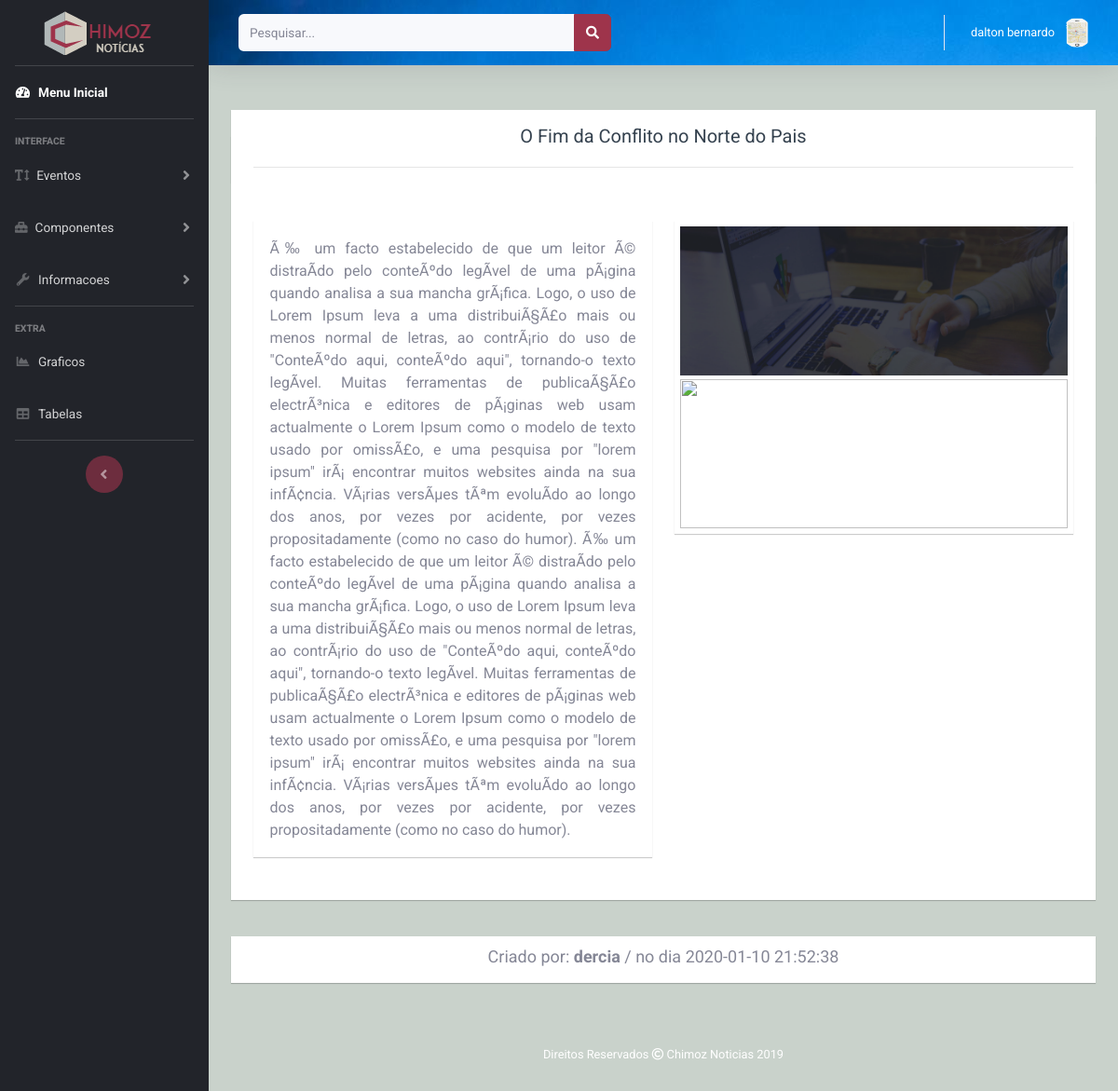
The app's page /Eventos/visualizar/26 (signed in) with its own data.
### tables this page shows
CREATE TABLE `eventos` (
  `id` int(11) NOT NULL,
  `usuario_id` int(11) NOT NULL,
  `titulo` varchar(255) NOT NULL,
  `cat` varchar(250) NOT NULL,
  `data` varchar(250) NOT NULL,
  `img1` varchar(250) NOT NULL,
  `img2` varchar(250) NOT NULL,
  `corpo` text NOT NULL,
  `data_criacao` datetime NOT NULL DEFAULT current_timestamp()
);

CREATE TABLE `usuario` (
  `id` int(11) NOT NULL,
  `nome` varchar(30) NOT NULL,
  `apelido` varchar(30) NOT NULL,
  `email` varchar(60) NOT NULL,
  `password` text NOT NULL,
  `data_criacao` datetime NOT NULL DEFAULT current_timestamp()
);

### app/controllers/Eventos.php (called while the page is built, shortened)
<?php
class Eventos extends Controller {
    public function __construct(){
        $this->postModel = $this->model('Evento');
        $this->userModel = $this->model('Usuario');
    }
    public function visualizar($id){
        $evento = $this->postModel->pegaEventoId($id);
        $usuario = $this->userModel->pegaUsuarioId($evento->usuario_id);
        $dados = [
            'evento' => $evento,
            'usuario' => $usuario
        ];
        $this->view('eventos/visualizar', $dados);
    }
}

### app/libraries/Core.php (called while the page is built, shortened)
<?php
  class Core {
        protected $currentMethod = 'index';
        public function __construct(){
            $url = $this->getUrl();
            if(file_exists('../app/controllers/' . ucwords($url[0]). '.php')){
                unset($url[0]);
            }
            $this->currentController = new $this->currentController;
            if(isset($url[1])){
                if(method_exists($this->currentController, $url[1])){
                  $this->currentMethod = $url[1];
                  unset($url[1]);
                }
            }
            $this->params = $url ? array_values($url) : [];
            call_user_func_array([$this->currentController, $this->currentMethod], $this->params);
        }
        public function getUrl(){
            if(isset($_GET['url'])){
                $url = rtrim($_GET['url'], '/');
                $url = filter_var($url, FILTER_SANITIZE_URL);
                $url = explode('/', $url);
                return $url;
            }
        }
  }

### public/index.php (called while the page is built, shortened)
<?php
  $init = new Core;

### app/libraries/Database.php (called while the page is built, shortened)
<?php
  class Database {
      private $host = DB_HOST;
      private $user = DB_USER;
      private $pass = DB_PASS;
      private $dbnome = DB_NAME;
      private $dbhelper;
      private $statemet;
      public function __construct(){
          $dsn = 'mysql:host=' . $this->host . ';dbname=' . $this->dbnome;
          $opcao = array(
            PDO::ATTR_PERSISTENT => true,
            PDO::ATTR_ERRMODE => PDO::ERRMODE_EXCEPTION
          );
          try{
              $this->dbhelper = new PDO($dsn, $this->user, $this->pass, $opcao);
          }
          catch(PDOException $erro){
              $this->error = $erro->getMessage();
              echo $this->error;
          }
      }
      public function query($sql){
          $this->statemet = $this->dbhelper->prepare($sql);
      }
      public function bind($param, $value, $tipo = null){
          if(is_null($tipo)){
              switch(true){
                  default:
                      $tipo = PDO::PARAM_STR;
              }
          }
         $this->statemet->bindValue($param, $value, $tipo);
      }
      public function execute(){
          return $this->statemet->execute();
      }
      public function unico(){
          $this->execute();
          return $this->statemet->fetch(PDO::FETCH_OBJ);
      }
  }

### app/models/Evento.php (called while the page is built, shortened)
<?php
class Evento{
    private $db;
    public function __construct(){
        $this->db = new Database;
    }
    public function pegaEventoId($id){
        $this->db->query('SELECT * FROM eventos WHERE id = :id');
        $this->db->bind(':id', $id);
        $row = $this->db->unico();
        return $row;
    }
}

### app/models/Usuario.php (called while the page is built, shortened)
<?php
class Usuario{
    private $db;
    public function __construct(){
        $this->db = new Database;
    }
    public function pegaUsuarioId($id){
        $this->db->query('SELECT * FROM usuario WHERE id = :id');
        $this->db->bind(':id', $id);
        $row = $this->db->unico();
        return $row;
    }
}

### app/views/eventos/visualizar.php (the view, shortened to what this page needs)
<?php
    require APPROOT . '/views/inc/header.php';
?>
    <div class="container mt-5 servico">
        <div class="row">
            <div class="col-12 text-center">
                <h2 class="dlt1 display-5 bold mt-3">
                    <?php echo $dados['evento']->titulo ;?>
                </h2>
                <hr>
            </div>
        </div>
    </div>
    <div class="container servico">
        <section id="main-content">
            <section class="wrapper site-min-height">
                <div class="row mt">
                    <div class="col-lg-12">
                        <div class="row  mt-3">
                            <div class="col-lg-6 col-md-12 col-sm-12">
                                <div class="servico">
                                    <p class="text-justify" style="font-size: 16px;padding: 1.1rem">
                                        <?php echo $dados['evento']->corpo ;?>
                                    </p>
                                </div>
                            </div>
                            <div class="col-lg-6 col-md-12 col-sm-12"  style="padding-bottom: .7rem">
                                <div class="servico" style="padding: .4rem">
                                    <div class="card-img" style="padding-bottom: .2rem">
                                        <img src="<?php echo URLROOT?>/public/img/showcase.png" alt="">
                                    </div>
                                    <div class="card-img">
                                        <img src="<?php echo URLROOT?>/public/img/COO.jpg" alt="">
                                    </div>
                                </div>
                            </div>
                        </div>
                    </div>
                </div>
            </section>
        </section>
    </div> <br>
    <div class="container servico">
        <div class="row">
            <div class="col-12 text-center">
                <p style="font-size: 18px;margin-top: .2rem">
                    Criado por:
                    <span style="font-weight: bolder;"><?php echo $dados['usuario']->nome ;?></span> /
                    no dia <?php echo $dados['evento']->data_criacao ;?>
                </p>
            </div>
        </div>
    </div> <br>
<?php
    require APPROOT .'/views/inc/footer.php';
?>

### public/admin/css/estilo_index.css (style rules this page uses)
.servico { background: #fff; -moz-box-shadow: 0 1px 1px 0 rgba(0,0,0,.2); -webkit-box-shadow: 0 1px 1px 0 rgba(0,0,0.2); box-shadow: 0 1px 1px 0 rgba(0,0,0,.2); }
.servico p { padding-top: 7px; line-height: 24px; }
.dlt1 { font-size: 20px; color:#35424f; padding-bottom: 5px; }
.row { margin: 15px; }
#main-content { margin-top: -65px; }
.wrapper { display: inline-block; margin-top: 60px; padding-top: 0px; width: 100%; }
section { padding: -40px 0; }
.card-img img { width: 100%; height: 10rem; object-fit: cover; display: block; }
body { background: rgba(178,190,181,.5) !important; max-width: 100%; font-family: 'Roboto', sans-serif !important; text-align: center; font-size: 16px; font-weight: 300; color: #888; line-height: 30px; background-size: cover; }

### records on screen
eventos: titulo "O Fim da Conflito no Norte do Pais", corpo "Ã‰ um facto estabelecido de que um leitor Ã© distraÃ­do pelo conteÃºdo legÃ­vel de uma pÃ¡gina quando analisa a sua mancha grÃ¡fica. Logo, o uso de Lorem Ipsum leva a uma distribuiÃ§Ã£o mais ou menos normal de letras, ao contrÃ¡rio do uso de \"ConteÃºdo aqui, conteÃºdo aqui\", tornando-o texto legÃ­vel. Muitas ferramentas de publicaÃ§Ã£o electrÃ³nica e editores de pÃ¡ginas web usam actualmente o Lorem Ipsum como o modelo de texto usado por omissÃ£o, e uma pesquisa por \"lorem ipsum\" irÃ¡ encontrar muitos websites ainda na sua infÃ¢ncia. VÃ¡rias versÃµes tÃªm evoluÃ­do ao longo dos anos, por vezes por acidente, por vezes propositadamente (como no caso do humor). Ã‰ um facto estabelecido de que…", data_criacao "2020-01-10 21:52:38"
usuario: nome "dercia"

### other values on screen
$_SESSION['nome'] "dalton bernardo"
